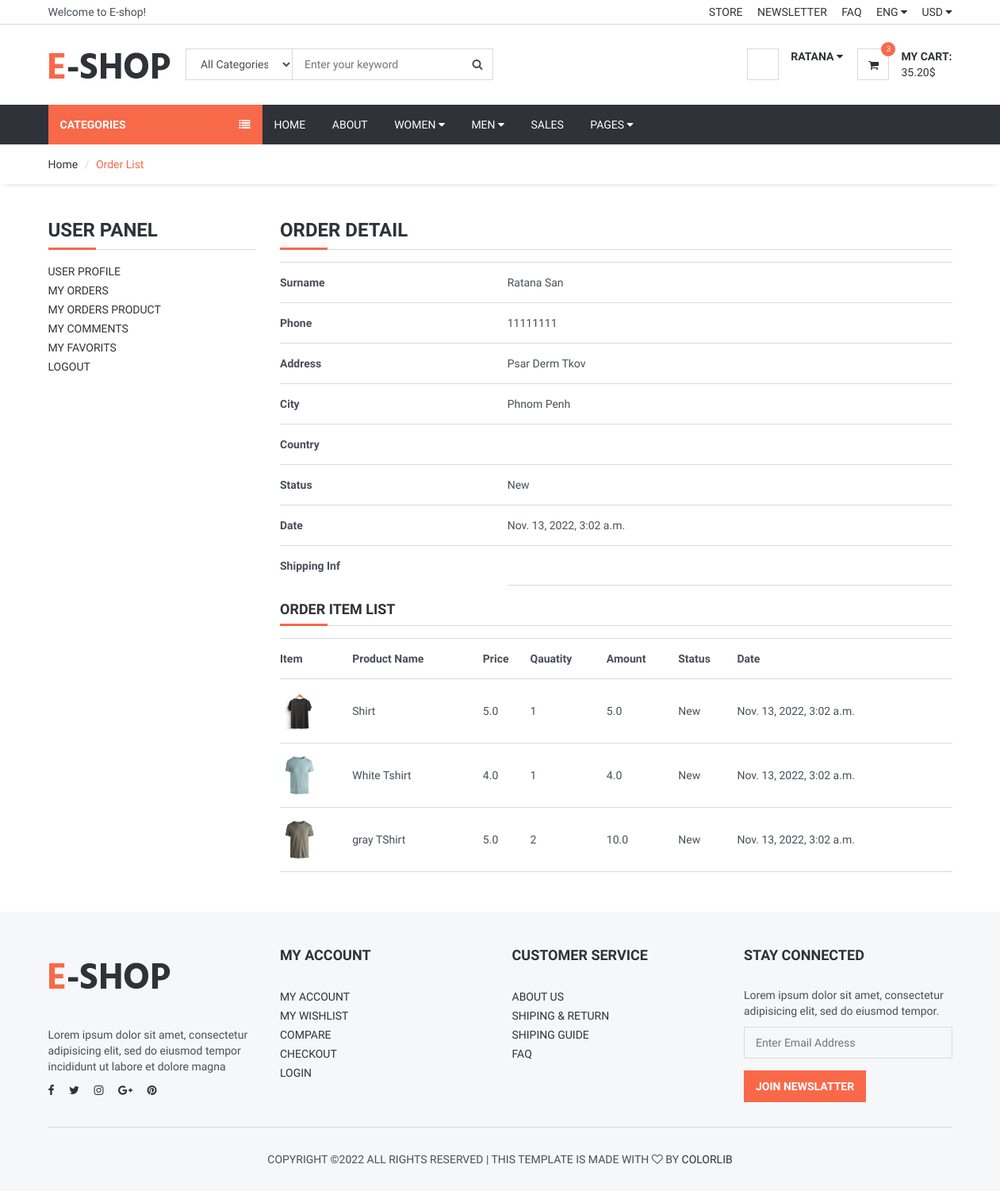
The page /user/orderdetail/13 (signed in) on the database its author committed.
### order/models.py (models this page shows, shortened)
class Order(models.Model):
    STATUS = (
        ('NEW', 'NEW'),
        ('Accepted', 'Accepted'),
        ('Preparing', 'Preparing'),
        ('OnShipping', 'OnShipping'),
        ('Completed', 'Completed'),
        ('Canceled', 'Canceled'),
    )
    user = models.ForeignKey(User, on_delete=models.SET_NULL, null=True)
    code = models.CharField(max_length=5, editable=False)
    first_name = models.CharField(max_length=10)
    last_name = models.CharField(max_length=10)
    phone = models.CharField(max_length=20, blank=True)
    address = models.CharField(max_length=150, blank=True)
    city = models.CharField(max_length=20, blank=True)
    country = models.CharField(max_length=20, blank=True)
    total = models.FloatField()
    status = models.CharField(max_length=10, choices=STATUS, default='New')
    ip = models.CharField(max_length=20, blank=True)
    adminnote = models.CharField(max_length=100, blank=True)
    create_at = models.DateTimeField(auto_now_add=True)
    update_at = models.DateTimeField(auto_now=True)

class OrderProduct(models.Model):
    STATUS = (
        ('NEW', 'NEW'),
        ('Accepted', 'Accepted'),
        ('Canceled', 'Canceled'),
    )
    order = models.ForeignKey(Order, on_delete=models.SET_NULL, null=True)
    user = models.ForeignKey(User, on_delete=models.SET_NULL, null=True)
    product = models.ForeignKey(Product, on_delete=models.SET_NULL, null=True)
    quantity = models.IntegerField()
    price = models.FloatField()
    amount = models.FloatField()
    status = models.CharField(max_length=10, choices=STATUS, default='New')
    create_at = models.DateTimeField(auto_now_add=True)
    update_at = models.DateTimeField(auto_now=True)

### product/models.py (models this page shows, shortened)
class Product(models.Model):
    STATUS = (
        ('True', 'True'),
        ('False', 'False'),
    )
    category = models.ForeignKey(Category, on_delete=models.CASCADE)# one product have one category -> one category have many product
    title = models.CharField(max_length=30)
    keyword = models.CharField(max_length=255)
    description = models.CharField(max_length=255)
    image = models.ImageField(upload_to='images/', null=True)
    price = models.FloatField()
    amount = models.IntegerField()
    minamount = models.IntegerField()
    detail = RichTextUploadingField()
    slug = models.SlugField(null=False, unique=True)
    status = models.CharField(max_length=10, choices=STATUS)
    create_at = models.DateTimeField(auto_now_add=True)
    update_at = models.DateTimeField(auto_now=True)

### user/views.py (the view)
@login_required(login_url='/login') # Check login
def userOrderDetail(request, id):
    category = Category.objects.all()
    current_user = request.user
    order = Order.objects.get(user_id=current_user.id, id=id)
    orderitem = OrderProduct.objects.filter(order_id = id)
    print('Testing country', order.country)
    context ={
        'category' : category,
        'order' : order,
        'orderitem' : orderitem,
    }
    return render(request, 'userOrderDetail.html', context)

### user/templates/userOrderDetail.html (shortened to what this page needs)
{% extends 'homebase.html' %}
{% block sidebar %}{% include 'sidebar.html' %}{% endblock %}
{% block body %}
{% load static %}
<div id="breadcrumb">
    <div class="container">
        <ul class="breadcrumb">
            <li><a href="#">Home</a></li>
            <li class="active">Order List</li>
        </ul>
    </div>
</div>
<div class="section">
    <div class="container">
        <div class="row">
            <div class="col-md-3">
                {% include 'sidePanel.html' %}
            </div>
            <div class="col-md-9">
                <div class="order-summary clearfix">
                    <div class="section-title">
                        <h3 class="title">Order Detail</h3>
                    </div>
                    <table class="shopping-cart-table table">
                        <tr>
                            <th class="text-left">Surname</th>
                            <td class="test-left'">{{order.first_name}} {{order.last_name}}</td>
                        </tr>
                        <tr>
                            <th class="text-left">Phone</th>
                            <td class="test-left'">{{order.phone}}</td>
                        </tr>
                        <tr>
                            <th class="text-left">Address</th>
                            <td class="test-left'">{{order.address}}</td>
                        </tr>
                        <tr>
                            <th class="text-left">City</th>
                            <td class="test-left'">{{order.city}}</td>
                        </tr>
                        <tr>
                            <th class="text-left">Country</th>
                            <td class="test-left'">{{order.country}}</td>
                        </tr>
                        <tr>
                            <th class="text-left">Status</th>
                            <td class="test-left'">{{order.status}}</td>
                        </tr>
                        <tr>
                            <th class="text-left">Date</th>
                            <td class="test-left'">{{order.create_at}}</td>
                        </tr>
                        <tr>
                            <th class="text-left">Shipping Inf</th>
                            <td class="test-left'">{{order.adminnote}}</td>
                        </tr>
                    </table>
                    <div class="section-title">
                        <h4 class="title">Order Item List</h4>
                    </div>
                    <table class="shopping-cart-table table">
                        <tr>
                            <th class="text-left">Item </th>
                            <th class="text-left">Product Name </th>
                            <th class="text-left">Price </th>
                            <th class="text-left">Qauatity </th>
                            <th class="text-left">Amount </th>
                            <th class="text-left">Status </th>
                            <th class="text-left">Date </th>
                        </tr>
                        {% for order in orderitem %}
                            <tr>
                                <td class="text-left">
                                    <a href="/product/{{ order.product_id }}/{{ order.product.slug }}">
                                        {% if order.variant.image_id > 0 %}
                                            <img src="{{order.variant.image }}" alt="" style="height: 50px">
                                        {% else %}
                                            <img src="{{order.product.image.url}}" alt="" style="height: 50px">
                                        {% endif %}
                                    </a>
                                </td>
                                <td class="text-left">{{ order.product.title}} {{ order.variant.size }}   {{ order.variant.color }}</td>
                                <td class="text-left">{{ order.price}} </td>
                                <td class="text-left">{{ order.quantity}} </td>
                                <td class="text-left">{{ order.amount}} </td>
                                <td class="text-left">{{ order.status}} </td>
                                <td class="text-left">{{ order.create_at}} </td>
                            </tr>
                        {% endfor %}
                    </table>
                </div>
            </div>
        </div>
    </div>
</div>
{% endblock %}

### home/templates/header.html (shortened to what this page needs)
{% load static %}
<header>
    <div id="top-header">
        <div class="container">
            <div class="pull-left">
                <span>Welcome to E-shop!</span>
            </div>
            <div class="pull-right">
                <ul class="header-top-links">
                    <li><a href="#">Store</a></li>
                    <li><a href="#">Newsletter</a></li>
                    <li><a href="#">FAQ</a></li>
                    <li class="dropdown default-dropdown">
                        <a class="dropdown-toggle" data-toggle="dropdown" aria-expanded="true">ENG <i class="fa
                                fa-caret-down"></i></a>
                    </li>
                    <li class="dropdown default-dropdown">
                        <a class="dropdown-toggle" data-toggle="dropdown" aria-expanded="true">USD <i class="fa
                                fa-caret-down"></i></a>
                    </li>
                </ul>
            </div>
        </div>
    </div>
    <div id="header">
        <div class="container">
            <div class="pull-left">
                <div class="header-logo">
                    <a class="logo" href="#">
                        <img src="{% static '' %}./img/logo.png" alt="" />
                    </a>
                </div>
                <div class="header-search">
                    <form action="/search/" method="post">
                        <input name="query" id="query" class="input search-input" type="text" placeholder="Enter your keyword" />
                        <select name="catid" class="input search-categories">
                            <option value="0">All Categories</option>
                            {% load mptt_tags %}
                        </select>
                        <button class="search-btn"><i class="fa fa-search"></i></button>
                    </form>
                </div>
            </div>
            <div class="pull-right">
                <ul class="header-btns">
                    <li class="header-account dropdown default-dropdown">
                        {% if user.id is not None %}
                        <div class="dropdown-toggle" role="button" data-toggle="dropdown" aria-expanded="true">
                            <div class="header-btns-icon">
                            </div>
                            <strong class="text-uppercase">{{user.first_name}} <i class="fa fa-caret-down"></i></strong>
                        </div>
                        {% else %}
                        <a href="/login/" class="text-uppercase">Login</a> /
                        <a href="/signup/" class="text-uppercase">Signup</a>
                        {% endif %}
                    </li>
                    <li class="header-cart dropdown default-dropdown">
                        <a href="/shopcart/">
                            <div class="header-btns-icon">
                                <i class="fa fa-shopping-cart"></i>
                                <span class="qty">3</span>
                            </div>
                            <strong class="text-uppercase">My Cart:</strong>
                            <br />
                            <span>35.20$</span>
                        </a>
                    </li>
                </ul>
            </div>
        </div>
    </div>
</header>

### home/static/css/style.css (style rules this page uses)
body { font-family: 'Hind', sans-serif; color: #4A4E5A; overflow-x: hidden; }
h1, h2, h3, h4, h5, h6 { color: #30323A; margin: 0 0 10px; font-weight: 700; }
a { color: #30323A; -webkit-transition: 0.3s color; transition: 0.3s color; }
strong { color: #30323A; }
ul, ol { margin: 0; padding: 0; list-style: none }
.input { width: 100%; height: 40px; padding: 0px 15px; border: none; background-color: transparent; -webkit-box-shadow: 0px 0px 0px 1px #DADADA inset, 0px 0px 0px 5px transparent; box-shadow: 0px 0px 0px 1px #DADADA inset, 0px 0px 0px 5px transparent; -webkit-transition: 0.3s all; transition: 0.3s all; }
.section { padding-top: 30px; padding-bottom: 30px; }
.section-title { position: relative; margin-bottom: 15px; margin-top: 15px; border-bottom: 1px solid #DADADA; }
.section-title .title { display: inline-block; text-transform: uppercase; }
.section-title:after { content: ""; position: absolute; left: 0; bottom: -1.5px; height: 3px; width: 60px; background-color: #F8694A; }
#breadcrumb { -webkit-box-shadow: 0px 6px 6px -6px rgba(0, 0, 0, 0.175); box-shadow: 0px 6px 6px -6px rgba(0, 0, 0, 0.175); }
.breadcrumb { background-color: transparent; border: none; border-radius: 0px; padding: 15px 0px; margin: 0; }
.breadcrumb>.active { color: #F8694A; }
.breadcrumb>li+li:before { color: #DADADA; }
#header { padding-top: 15px; padding-bottom: 15px; }
#top-header { padding-top: 5px; padding-bottom: 5px; border-bottom: 1px solid #DADADA; }
.header-top-links>li { display: inline-block; }
.header-top-links>li+li { margin-left: 15px; }
.header-top-links>li>a { cursor: pointer; text-transform: uppercase; }
.header-logo { display: inline-block; margin-right: 15px; }
.header-logo .logo>img { width: 100%; max-height: 70px; }
.header-search { display: inline-block; padding: 15px 0px; max-width: 400px; }
.header-search>form { position: relative; }
.header-search>form .search-input { padding-left: 150px; padding-right: 45px; }
.header-search>form .search-categories { position: absolute; left: 0px; top: 0px; width: 135px; }
.header-search>form .search-btn { position: absolute; top: 0px; right: 0px; width: 40px; height: 40px; background-color: transparent; border: none; }
.header-btns>li { display: inline-block; vertical-align: top; padding: 15px 0px; }
.header-btns>li+li { margin-left: 15px; }
.header-btns>li .header-btns-icon { position: relative; float: left; margin-right: 15px; width: 40px; height: 40px; line-height: 40px; text-align: center; color: #30323A; background-color: #FFF; border: 1px solid #DADADA; }
.header-btns .dropdown-toggle { display: block; cursor: pointer; }
.header-cart .header-btns-icon .qty { position: absolute; right: -9px; top: -9px; width: 18px; height: 18px; line-height: 18px; text-align: center; font-size: 10px; background: #F8694A; color: #FFF; border-radius: 50%; }
.shopping-cart-table>tbody>tr>td, .shopping-cart-table>tbody>tr>th, .shopping-cart-table>tfoot>tr>td, .shopping-cart-table>tfoot>tr>th, .shopping-cart-table>thead>tr>td, .shopping-cart-table>thead>tr>th { padding: 15px 0px; vertical-align: middle; border-top: 1px solid #DADADA; }
.shopping-cart-table>tbody>tr:last-child>td { border-bottom: 1px solid #DADADA; }

### rows shown on the page
Order: first_name "Ratana", last_name "San", phone "11111111", address "Psar Derm Tkov", city "Phnom Penh", status "New", create_at "Nov. 13, 2022, 3:02 a.m."
OrderProduct: product.image (picture), product "Shirt", price "5.0", quantity "1", amount "5.0", status "New", create_at "Nov. 13, 2022, 3:02 a.m."
OrderProduct: product.image (picture), product "White Tshirt", price "4.0", quantity "1", amount "4.0", status "New", create_at "Nov. 13, 2022, 3:02 a.m."
OrderProduct: product.image (picture), product "gray TShirt", price "5.0", quantity "2", amount "10.0", status "New", create_at "Nov. 13, 2022, 3:02 a.m."

### other values the page prints
{{ user.first_name }} "RATANA"
